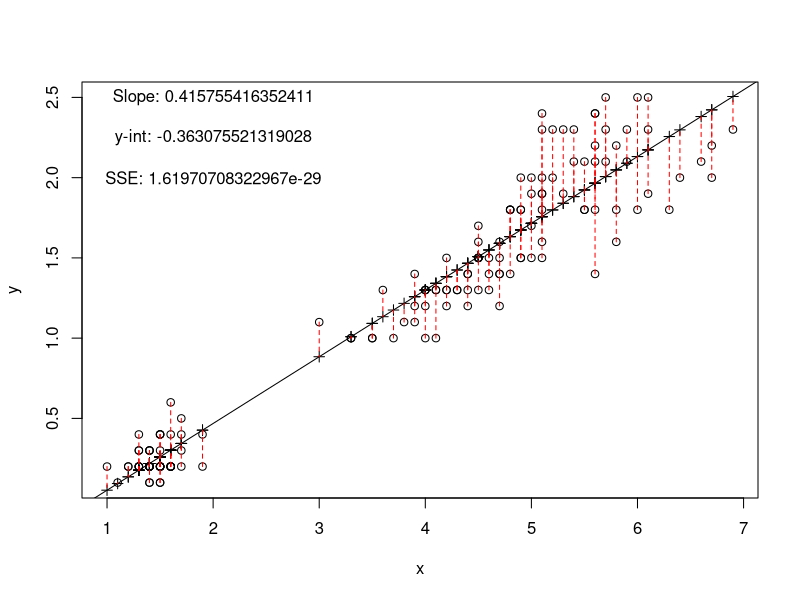
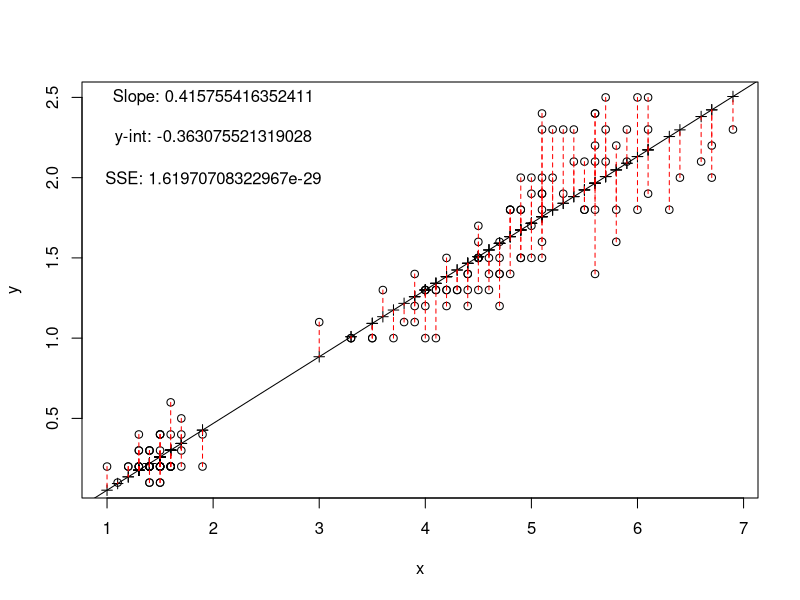
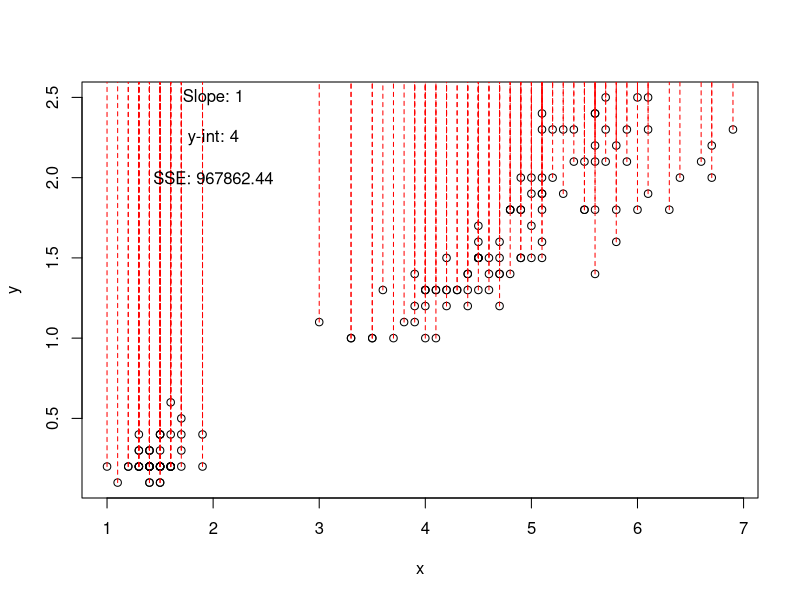
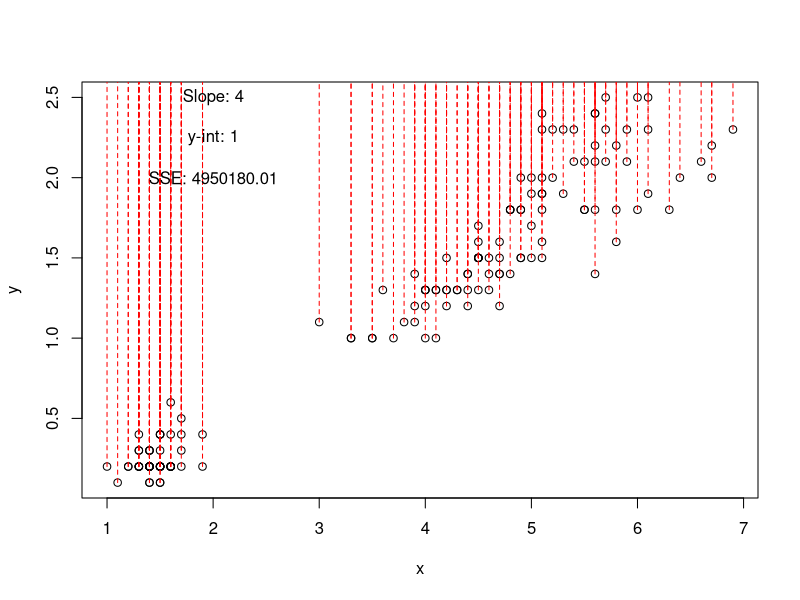
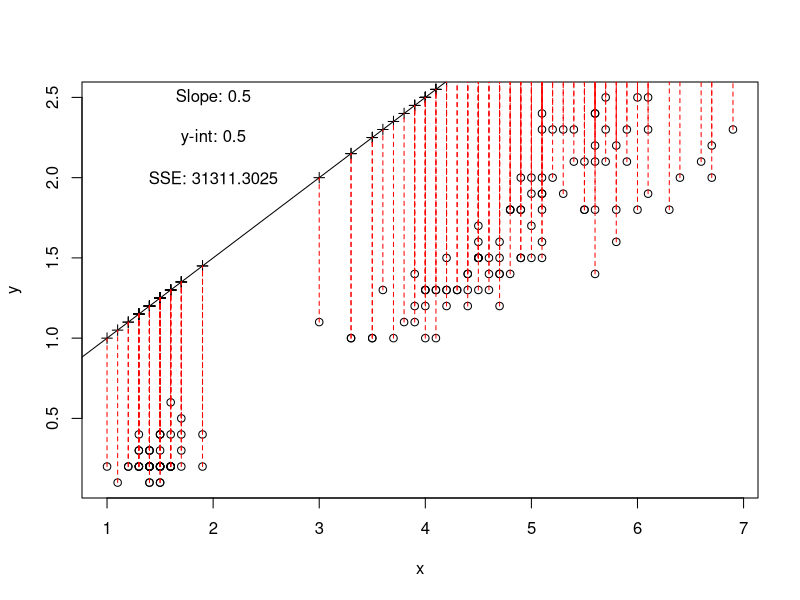
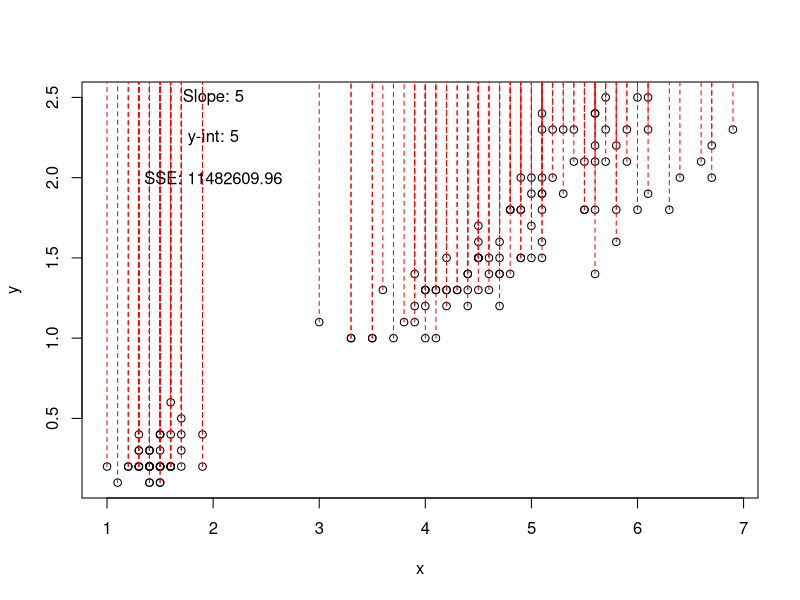
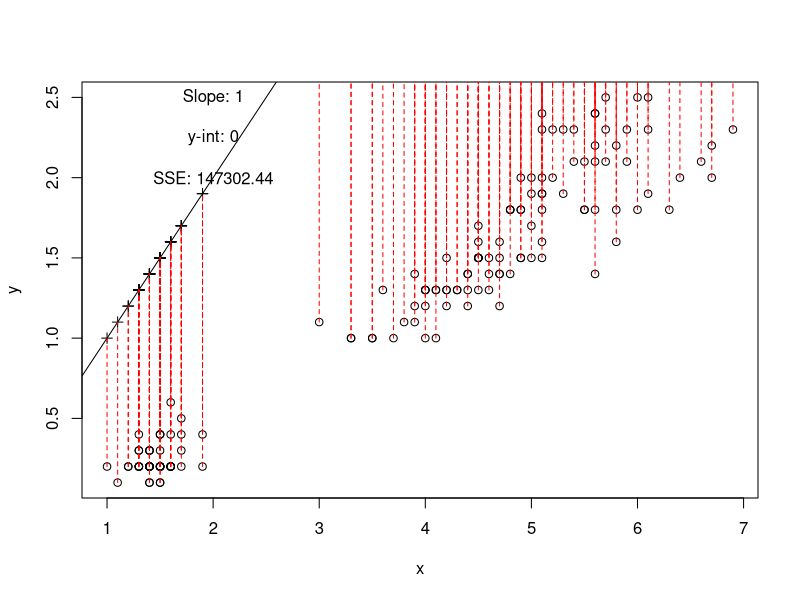

R code for these plots, in order:
## ---- chunk 1
iris	# Fisherʻs iris dataset
dim(iris)	# dimensions
names(iris)
## ---- chunk 2
names(iris) <- c("sepalL", "sepalW",  "petalL", "petalW", "species")
species <- iris$species   
x <- iris$petalL
y <- iris$petalW
## ---- chunk 3
fit <- lm( y ~ x )  #fitting the linear model
b <- coef( fit ) #grabbing the coefficients
int <- b[1] #intercept
slope <- b[2] #slope

plot(x, y) # plotting the data points
abline(fit) # drawing the regression line on the plot	#look up help for ?abline and figure out how to use		#abline by specify slope and intercept.
yhat <- slope*x + int #the fitted values
points( x, yhat, pch=3)  #adding the fitted points

i=150	#If we want to draw line segments between the 150th point and the fitted regression value for it:
segments( x[i], y[i], x[i], yhat[i], col="red" )
segments( x, y, x, yhat, col="red", lty=2 )	#R is "vectorized": it will work on vectors all at once:

sse <- (yhat-y)		#Using previously defined formulas for y and yhat, we can determine the SSE.
SSE <- sum((sse))^2

text(2,2.5, paste("Slope:", slope)) 	#This section is just to add text on top of the graph. The first two numbers are the x and y coordinates that the text will be placed at, then the part in the quotation marks is the title of the text, and the last bit is the variable that will be displayed next to the title.
text(2,2.25, paste("y-int:", int))
text(2,2, paste("SSE:", SSE))
## ---- chunk 4
myplot <- function(x=iris$petalL, y=iris$petalW, myint=int, myslope=slope)	{
	yhat <- myslope*x + myint
	se <- yhat - y
	sse <- sum(se)^2
	plot(x, y)
	abline(myint, myslope)
	points(x, yhat, pch=3)
	segments(x, y, x, yhat, col="red", lty=2)
	text(2,2.5, paste("Slope:", myslope))
	text(2,2.25, paste("y-int:", myint))
	text(2,2, paste("SSE:", sse))
}

myplot()
myplot(myint=4, myslope=1)
myplot(myint=1, myslope=4)
myplot(myint=0.5, myslope=0.5)
myplot(myint=5, myslope=5)
myplot(myint=0, myslope=1)
## ---- chunk 5
carsfunction <- function(x=cars$speed, y=cars$dist)	{
	x <- x*1.60934
	y <- y*1.60934
	plot(x, y)
}
